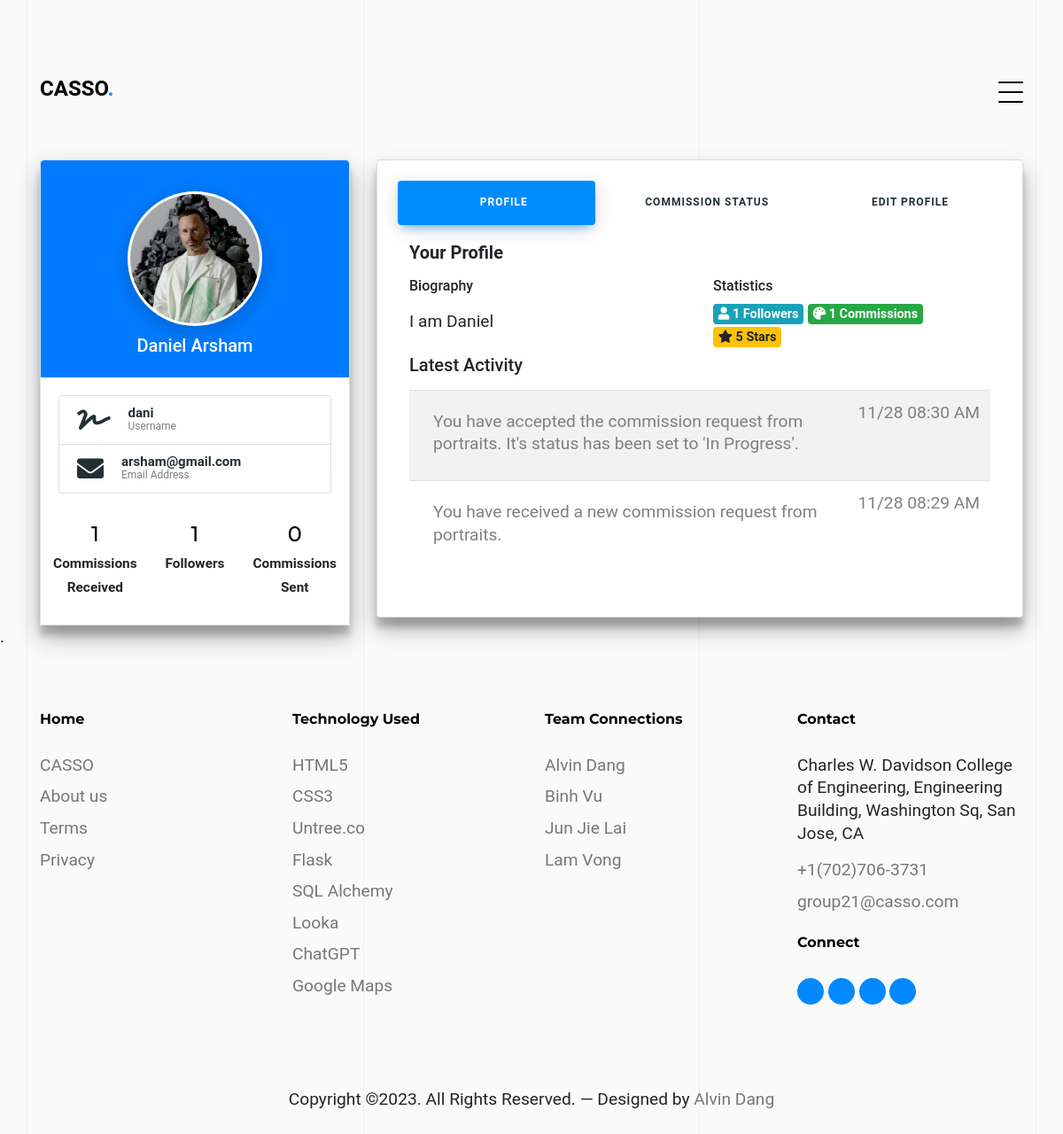
Page /profile-settings (signed in) on the earlier database version.
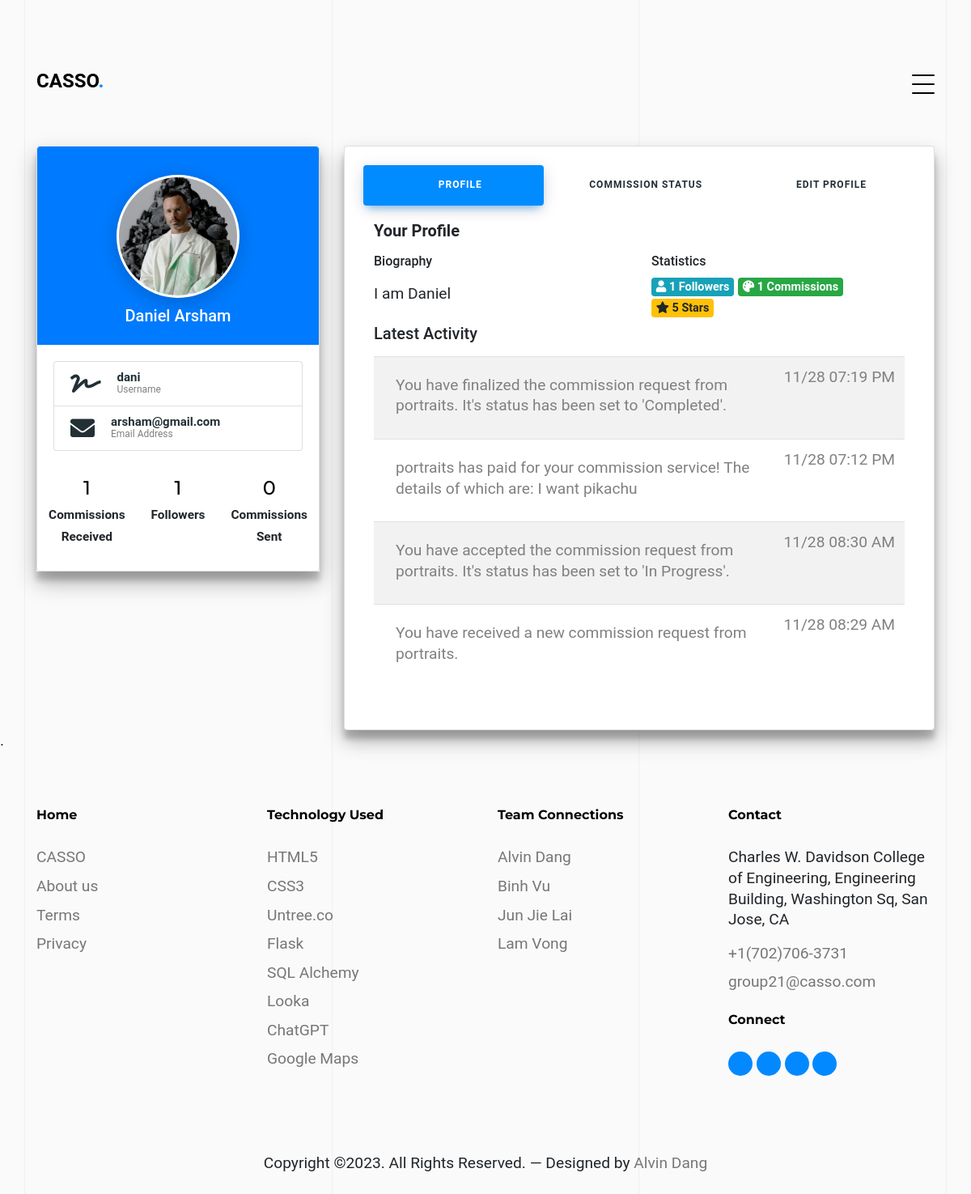
Same page on the later database version.
### app/models.py (models this page shows, shortened)
class User(UserMixin, db.Model):
    id = db.Column(db.Integer, primary_key=True)
    full_name = db.Column(db.String(80), nullable=False)
    username = db.Column(db.String(80), unique=True, nullable=False)
    email = db.Column(EmailType, unique=True, nullable=False)
    password = db.Column(db.String(60), nullable=False)
    biography = db.Column(db.String(255))
    profile_picture = db.Column(db.String(255), default='default.jpg')
    def get(user_id):
        return User.query.get(int(user_id))
    posts = db.relationship('Post', backref='user', lazy=True, cascade='all, delete-orphan')
    commission_requests_sent = db.relationship('CommissionRequest',
        foreign_keys='CommissionRequest.sender_id',
        back_populates='sender',
        lazy='dynamic',
        cascade='all, delete-orphan')
    commission_requests_received = db.relationship('CommissionRequest',
        foreign_keys='CommissionRequest.receiver_id',
        back_populates='receiver',
        lazy='dynamic',
        cascade='all, delete-orphan')
    payments_sent = db.relationship('Payment',
        foreign_keys='Payment.payer_id',
        back_populates='payer',
        lazy='dynamic',
        cascade='all, delete-orphan')
    payments_received = db.relationship('Payment',
        foreign_keys='Payment.payee_id',
        back_populates='payee',
        lazy='dynamic',
        cascade='all, delete-orphan')
    messages_sent = db.relationship('Message',
        foreign_keys='Message.sender_id',
        backref='sent_messages',
        lazy='dynamic',
        overlaps="sent_messages",
        cascade='all, delete-orphan')
    messages_received = db.relationship('Message',
        foreign_keys='Message.receiver_id',
        backref='received_messages',
        lazy='dynamic',
        overlaps="received_messages",
        cascade='all, delete-orphan')
    chat_sessions_as_user1 = db.relationship('ChatSession',
        foreign_keys='ChatSession.user1_id',
        backref='user1',
        lazy='dynamic',
        cascade='all, delete-orphan')
    chat_sessions_as_user2 = db.relationship('ChatSession',
        foreign_keys='ChatSession.user2_id',
        backref='user2',
        lazy='dynamic',
        cascade='all, delete-orphan')
    followers = db.relationship('Follow', foreign_keys='Follow.followed_id',
        backref='followed',
        lazy='dynamic',
        cascade='all, delete-orphan')
    following = db.relationship('Follow', foreign_keys='Follow.follower_id',
        backref='follower',
        lazy='dynamic',
        cascade='all, delete-orphan')

class Message(db.Model):
    id = db.Column(db.Integer, primary_key=True)
    sender_id = db.Column(db.Integer, db.ForeignKey('user.id'), nullable=False)
    receiver_id = db.Column(db.Integer, db.ForeignKey('user.id'), nullable=False)
    content = db.Column(db.String(255), nullable=False)
    file_path = db.Column(db.String(255))
    created_at = db.Column(db.TIMESTAMP, default=db.func.current_timestamp())
    chat_session_id = db.Column(db.Integer, db.ForeignKey('chat_session.id'))
    sender = db.relationship('User', foreign_keys=[sender_id], backref='sent_messages', overlaps="sent_messages")
    receiver = db.relationship('User', foreign_keys=[receiver_id], backref='received_messages', overlaps="sent_messages")
    chat_session_id = db.Column(db.Integer, db.ForeignKey('chat_session.id'))
    chat_session = db.relationship('ChatSession', back_populates='messages')

### app/routes.py (the view)
@bp.route('/profile-settings')
@login_required
def profile():
    user_commission_requests = CommissionRequest.query.filter(
        (CommissionRequest.sender_id == current_user.id) | (CommissionRequest.receiver_id == current_user.id)
    ).all()
    user_commissions_received = CommissionRequest.query.filter(
        (CommissionRequest.receiver_id == current_user.id)
    ).all()
    user_commissions_sent = CommissionRequest.query.filter(
        (CommissionRequest.sender_id == current_user.id)
    ).all()
    user_posts = current_user.posts  # Get the user's posts
    user_followers = current_user.followers.all()
    user_following = current_user.following.all()
    admin_chat_session = None
    if current_user.username != 'Casso Admin':
        adminUser = User.query.filter_by(username='Casso Admin').first()
        admin_chat_session = ChatSession.query.filter(
            ((ChatSession.user1_id == current_user.id) & (ChatSession.user2_id == adminUser.id)) |
            ((ChatSession.user1_id == adminUser.id) & (ChatSession.user2_id == current_user.id))
        ).first()
        if not admin_chat_session:
            admin_chat_session = ChatSession(user1_id=current_user.id, user2_id=adminUser.id)
            db.session.add(admin_chat_session)
            db.session.commit()
        messages = admin_chat_session.messages.order_by(Message.created_at.desc()).all()
    else:
        messages = None
    return render_template('profile-settings.html', commission_requests=user_commission_requests, chat_session=admin_chat_session, messages=messages, commissions_received=user_commissions_received, posts=user_posts, followers=user_followers, following=user_following, commissions_sent=user_commissions_sent)

### templates/profile-settings.html (shortened to what this page needs)
{% extends "base.html" %}
{% block content %}
<link rel="stylesheet" href="{{ url_for('static', filename='css/profile-settings.css') }}">
<link rel="stylesheet" href="https://cdnjs.cloudflare.com/ajax/libs/font-awesome/5.15.4/css/all.min.css">
<div class="untree_co-section untree_co-section-4 pb-0"  id="portfolio-section">
  <div class="container">
    <div class="portfolio-single-wrap unslate_co--section" id="portfolio-single-section">
      <div class="row">
              <div class="col-lg-4">
                <div class="profile-card-4 z-depth-3">
                  <div class="card">
                    <div class="card-body text-center bg-primary rounded-top">
                      <div class="user-box">
                        <img class="prof-pic" src="{{ url_for('static', filename='images/userPhotos/' + current_user.profile_picture) }}" alt="user avatar">
                      </div>
                    <h5 class="mb-1 text-white">{{ current_user.full_name }}</h5>
                  </div>
                    <div class="card-body">
                      <ul class="list-group shadow-none">
                      <li class="list-group-item">
                        <div class="list-icon">
                          <i class="fa fa-signature"></i>
                        </div>
                        <div class="list-details">
                          <span>{{ current_user.username }}</span>
                          <small>Username</small>
                        </div>
                      </li>
                      <li class="list-group-item">
                        <div class="list-icon">
                          <i class="fa fa-envelope"></i>
                        </div>
                        <div class="list-details">
                          <span>{{ current_user.email }}</span>
                          <small>Email Address</small>
                        </div>
                      </li>
                      </ul>
                      <div class="row text-center mt-4">
                        <div class="col p-2">
                        <h4 class="mb-1 line-height-5" style="color: black;">{{ commissions_received|length }}</h4>
                          <small class="mb-0 font-weight-bold">Commissions Received</small>
                        </div>
                          <div class="col p-2">
                            <h4 class="mb-1 line-height-5" style="color: black;">{{ followers|length }}</h4>
                          <small class="mb-0 font-weight-bold">Followers</small>
                          </div>
                          <div class="col p-2">
                          <h4 class="mb-1 line-height-5" style="color: black;">{{ commissions_sent|length }}</h4>
                          <small class="mb-0 font-weight-bold">Commissions Sent</small>
                          </div>
                      </div>
                    </div>
                  </div>
                </div>
              </div>
              <div class="col-lg-8">
                <div class="card z-depth-3">
                  <div class="card-body">
                  <ul class="nav nav-pills nav-pills-primary nav-justified">
                      <li class="nav-item">
                          <a href="javascript:void();" data-target="#profile" data-toggle="pill" class="nav-link active show"><i class="icon-user"></i> <span class="hidden-xs">Profile</span></a>
                      </li>
                      <li class="nav-item">
                          <a href="javascript:void();" data-target="#messages" data-toggle="pill" class="nav-link"><i class="icon-envelope-open"></i> <span class="hidden-xs">Commission Status</span></a>
                      </li>
                      <li class="nav-item">
                          <a href="javascript:void();" data-target="#edit" data-toggle="pill" class="nav-link"><i class="icon-note"></i> <span class="hidden-xs">Edit Profile</span></a>
                      </li>
                  </ul>
                  <div class="tab-content p-3">
                      <div class="tab-pane active show" id="profile">
                          <h5 class="mb-3"><strong>Your Profile</strong></h5>
                          <div class="row">
                              <div class="col-md-6">
                                  <h6>Biography</h6>
                                  <p style="padding-top: 10px;">
                                    {{ current_user.biography }}
                                  </p>
                              </div>
                              <div class="col-md-6">
                                  <h6>Statistics</h6>
                                  <span class="badge badge-info"><i class="fa fa-user"></i> {{ followers|length }} Followers</span>
                                  <span class="badge badge-success"><i class="fa fa-palette"></i> {{ commission_requests|length }} Commissions</span>
                                  <span class="badge badge-warning"><i class="fa fa-star"></i> 5 Stars</span>
                              </div>
                              <div class="col-md-12">
                                  <h5 class="mt-2 mb-3"> Latest Activity</h5>
                                  {% if messages %}
                                  <table class="table table-hover table-striped">
                                      <tbody>
                                        {% for message in messages %} <tr>
                                            <td>
                                              <span class="float-right font-weight" style="color: gray;">{{ message.created_at.strftime('%m/%d %I:%M %p') }}</span>
                                              <p style="padding-left: 15px; padding-top: 10px; color: gray;">{{ message.content }}</p>
                                            </td>
                                        </tr>
                                        {% endfor %}
                                      </tbody>
                                  </table>
                                  {% endif %}
                              </div>
                          </div>
                      </div>
                </div>
              </div>
            </div>
          </div>
        </div>
      </div>
    </div>
</div>
{% endblock %}

### templates/base.html (shortened to what this page needs)
<!doctype html>
<html lang="en">
<head>
  <link rel="stylesheet" href="{{ url_for('static', filename='css/bootstrap.min.css') }}">
  <link rel="stylesheet" href="{{ url_for('static', filename='css/owl.carousel.min.css') }}">
  <link rel="stylesheet" href="{{ url_for('static', filename='css/owl.theme.default.min.css') }}">
  <link rel="stylesheet" href="{{ url_for('static', filename='css/jquery.fancybox.min.css') }}">
  <link rel="stylesheet" href="{{ url_for('static', filename='fonts/icomoon/style.css') }}">
  <link rel="stylesheet" href="{{ url_for('static', filename='fonts/flaticon/font/flaticon.css') }}">
  <link rel="stylesheet" href="{{ url_for('static', filename='css/aos.css') }}">
  <link rel="stylesheet" href="{{ url_for('static', filename='css/style.css') }}">
</head>
<body data-spy="scroll" data-target=".site-navbar-target" data-offset="100">
    <div class="lines-wrap">
    </div>
  <nav class="site-nav dark mb-5 site-navbar-target">
    <div class="container">
      <div class="site-navigation">
        <a href="/" class="logo m-0">CASSO<span class="text-primary">.</span></a>
        <a href="#" class="burger ml-auto float-right site-menu-toggle js-menu-toggle d-inline-block d-lg-inline-block" data-toggle="collapse" data-target="#main-navbar">
          <span></span>
        </a>
      </div>
    </div>
  </nav>
    {% block content %}{% endblock %}.
    <div class="site-footer">
        <div class="container">
        <div class="row">
            <div class="col-lg-3">
            <div class="widget">
                <h3>Home</h3>
                <ul class="list-unstyled float-left links">
                <li><a href="/">CASSO</a></li>
                <li><a href="/#about-section">About us</a></li>
                <li><a href="#">Terms</a></li>
                <li><a href="#">Privacy</a></li>
                </ul>
            </div>
            </div>
            <div class="col-lg-3">
            <div class="widget">
                <h3>Technology Used</h3>
                <ul class="list-unstyled float-left links">
                <li><a href="#">HTML5</a></li>
                <li><a href="#">CSS3</a></li>
                <li><a href="#">Untree.co</a></li>
                <li><a href="#">Flask</a></li>
                <li><a href="#">SQL Alchemy</a></li>
                <li><a href="#">Looka</a></li>
                <li><a href="#">ChatGPT</a></li>
                <li><a href="#">Google Maps</a></li>
                </ul>
            </div>
            </div>
            <div class="col-lg-3">
            <div class="widget">
                <h3>Team Connections</h3>
                <ul class="list-unstyled float-left links">
                <li><a href="/#alvin-card">Alvin Dang</a></li>
                <li><a href="/#binh-card">Binh Vu</a></li>
                <li><a href="/#jun-card">Jun Jie Lai</a></li>
                <li><a href="/#lam-card">Lam Vong</a></li>
                </ul>
            </div>
            </div>
            <div class="col-lg-3">
            <div class="widget">
                <h3>Contact</h3>
                <address>Charles W. Davidson College of Engineering, Engineering Building, Washington Sq,
                San Jose, CA</address>
                <ul class="list-unstyled links mb-4">
                <li><a href="tel://11234567890">+1(702)706-3731</a></li>
                <li><a href="mailto:info@mydomain.com">group21@casso.com</a></li>
                </ul>
                <h3>Connect</h3>
                <ul class="list-unstyled social">
                <li><a href="#"><span class="icon-instagram"></span></a></li>
                <li><a href="#"><span class="icon-twitter"></span></a></li>
                <li><a href="#"><span class="icon-facebook"></span></a></li>
                <li><a href="#"><span class="icon-linkedin"></span></a></li>
                </ul>
            </div>
            </div>
        </div>
        <div class="row mt-5">
            <div class="col-12 text-center">
            <p class="mb-0">Copyright &copy;. All Rights Reserved. &mdash; Designed by <a href="https://www.linkedin.com/in/alvinmpdang/">
                Alvin Dang</a>
            </p>
            </div>
        </div>
        </div>
    </div>
    </body>
</html>

Differences in the rows shown:
added Message: created_at "11/28 07:19 PM", content "You have finalized the commission request from portraits. It's status has been set to 'Completed'."
added Message: created_at "11/28 07:12 PM", content "portraits has paid for your commission service! The details of which are: I want pikachu"
